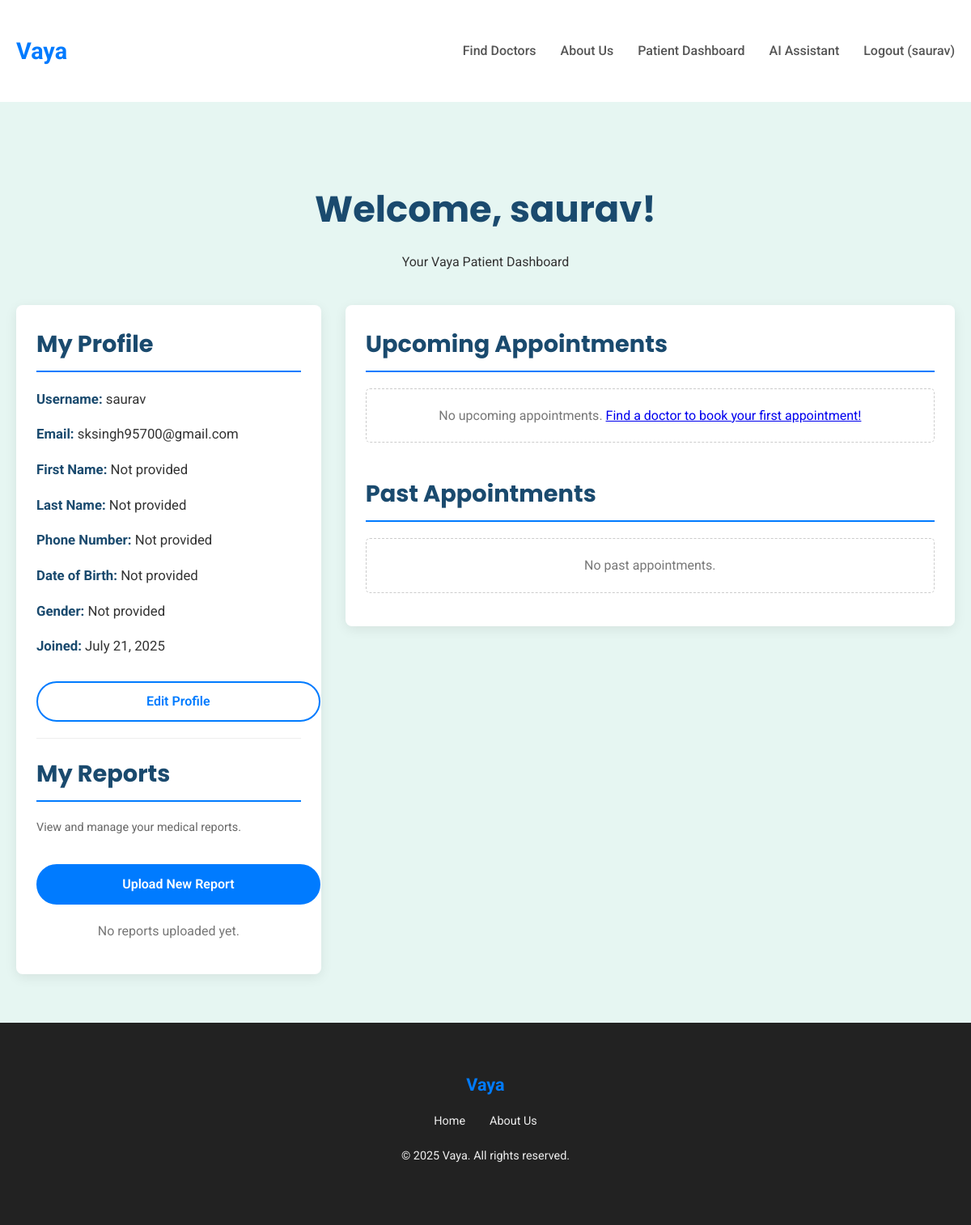
The app's page /accounts/dashboard/ (signed in), older data.
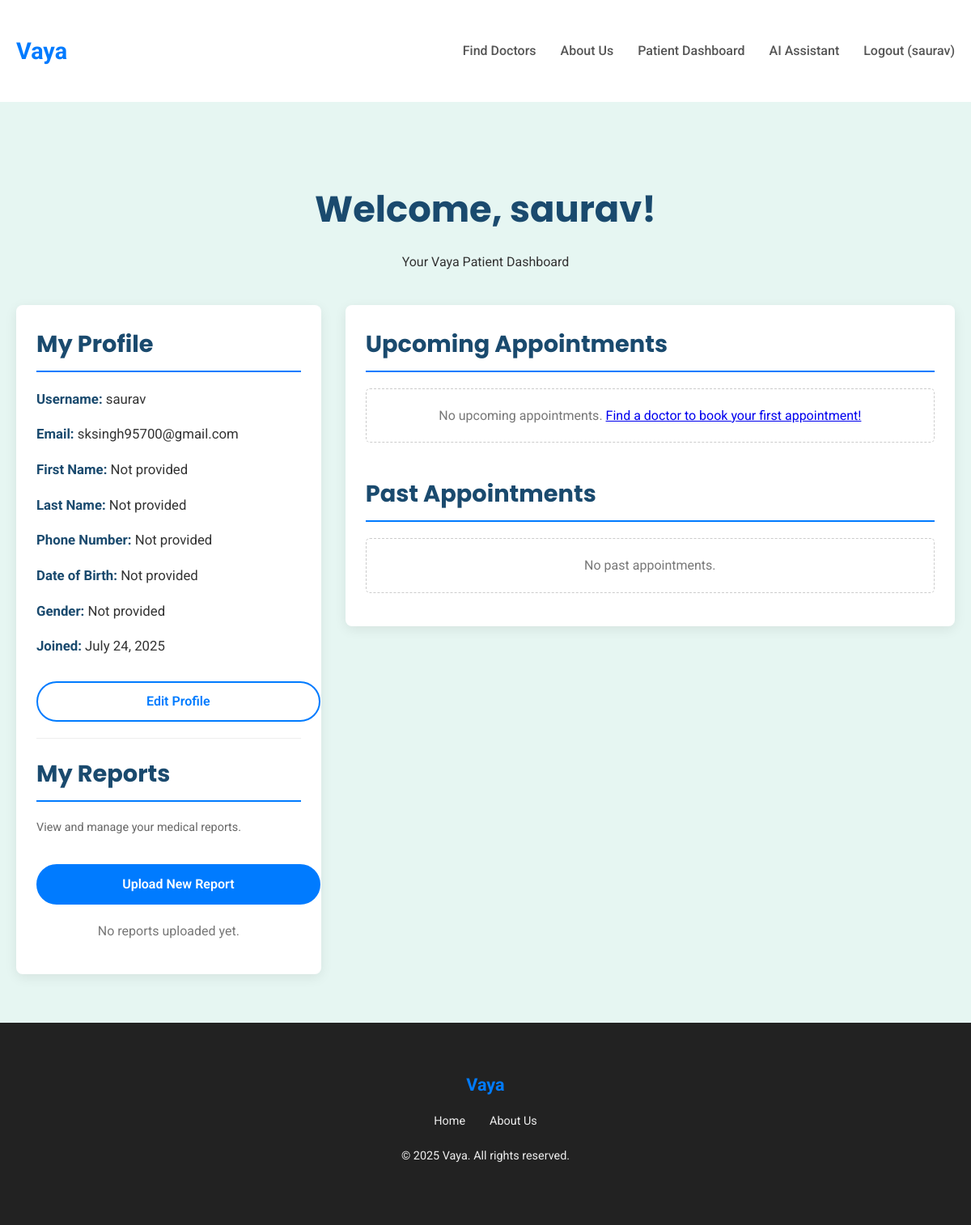
The same page, newer data.
### users/models.py (models this page shows, shortened)
class CustomUser(AbstractUser):
    phone_number = models.CharField(max_length=15, unique=True, blank=True, null=True)
    date_of_birth = models.DateField(blank=True, null=True)
    GENDER_CHOICES = [
        ('M', 'Male'),
        ('F', 'Female'),
        ('O', 'Other'),
        ('P', 'Prefer not to say'),
    ]
    gender = models.CharField(max_length=1, choices=GENDER_CHOICES, blank=True, null=True)
    groups = models.ManyToManyField(
        "auth.Group",
        verbose_name="groups",
        blank=True,
        help_text="The groups this user belongs to. A user will get all permissions granted to each of their groups.",
        related_name="customuser_set",
        related_query_name="customuser",
    )
    user_permissions = models.ManyToManyField(
        "auth.Permission",
        verbose_name="user permissions",
        blank=True,
        help_text="Specific permissions for this user.",
        related_name="customuser_set",
        related_query_name="customuser",
    )

### users/views.py (the view)
# urls.py: path('dashboard/', views.patient_dashboard, name='patient_dashboard'),
@login_required
def patient_dashboard(request):
    user = request.user
    try:
        doctor_profile = Doctor.objects.get(user=user)
        if doctor_profile.is_approved:
            return redirect('doctor_dashboard')
        else:
            messages.warning(request, "Your doctor profile is pending approval. Please wait for an administrator to approve it.")
            return redirect('landing_page')
    except Doctor.DoesNotExist:
        pass # This user is not a doctor, proceed as patient
    upcoming_appointments = Appointment.objects.filter(
        patient=user,
        status__in=['pending', 'confirmed']
    ).order_by('appointment_date', 'appointment_time')
    past_appointments = Appointment.objects.filter(
        patient=user,
        status__in=['completed', 'cancelled']
    ).order_by('-appointment_date', '-appointment_time')
    patient_reports = Report.objects.filter(patient=user).order_by('-uploaded_at')
    context = {
        'user': user,
        'upcoming_appointments': upcoming_appointments,
        'past_appointments': past_appointments,
        'patient_reports': patient_reports, # <--- Ensure this is passed to context
    }
    return render(request, 'users/patient_dashboard.html', context)

### templates/users/patient_dashboard.html (shortened to what the changed rows need)
{% extends 'base.html' %}
{% block content %}
    <section class="dashboard-section">
        <div class="container">
            <div class="dashboard-header">
                <h1>Welcome, {{ user.username }}!</h1>
                <p>Your Vaya Patient Dashboard</p>
            </div>
            <div class="dashboard-content">
                <div class="sidebar">
                    <h2>My Profile</h2>
                    <div class="profile-info">
                        <p><strong>Username:</strong> {{ user.username }}</p>
                        <p><strong>Email:</strong> {{ user.email|default:"Not provided" }}</p>
                        <p><strong>First Name:</strong> {{ user.first_name|default:"Not provided" }}</p>
                        <p><strong>Last Name:</strong> {{ user.last_name|default:"Not provided" }}</p>
                        <p><strong>Phone Number:</strong> {{ user.phone_number|default:"Not provided" }}</p>
                        <p><strong>Date of Birth:</strong> {{ user.date_of_birth|default:"Not provided" }}</p>
                        <p><strong>Gender:</strong> {{ user.get_gender_display|default:"Not provided" }}</p>
                        <p><strong>Joined:</strong> {{ user.date_joined|date:"F d, Y" }}</p>
                        <a href="{% url 'patient_profile_edit' %}" class="btn-secondary">Edit Profile</a>
                    </div>
                    <h2>My Reports</h2>
                </div>
                <div class="main-content">
                    <h2>Upcoming Appointments</h2>
                    <h2 style="margin-top: 40px;">Past Appointments</h2>
                </div>
            </div>
        </div>
    </section>
{% endblock %}

### templates/base.html (shortened to what this page needs)
<!DOCTYPE html>
<html lang="en">
<head>
</head>
<body>
    <header>
        <div class="container navbar">
            <a href="{% url 'landing_page' %}" class="logo">Vaya</a>
            <nav>
                <ul class="nav-links">
                    {% if not user.is_authenticated or not user.doctor_login_profile.is_approved %}
                        <li><a href="{% url 'doctor_list' %}">Find Doctors</a></li>
                    {% endif %}
                    <li><a href="{% url 'about_us' %}">About Us</a></li>
                    {% if user.is_authenticated %}
                        {% if user.doctor_login_profile and user.doctor_login_profile.is_approved %}
                            <li><a href="{% url 'doctor_dashboard' %}">Doctor Dashboard</a></li>
                        {% elif user.doctor_login_profile and not user.doctor_login_profile.is_approved %}
                            <li><a href="{% url 'landing_page' %}">Profile Pending</a></li>
                        {% else %}
                            <li><a href="{% url 'patient_dashboard' %}">Patient Dashboard</a></li>
                            <li><a href="{% url 'symptom_checker' %}">AI Assistant</a></li>
                        {% endif %}
                        <li><a href="{% url 'logout' %}">Logout ({{ user.username }})</a></li>
                    {% else %}
                        <li><a href="{% url 'register_clinic' %}">For Doctors</a></li>
                        <li><a href="{% url 'login' %}">Login</a></li>
                    {% endif %}
                </ul>
            </nav>
        </div>
    </header>
    {% block content %}{% endblock %}
    <footer>
        <div class="container">
            <a href="{% url 'landing_page' %}" class="logo">Vaya</a>
            <ul class="footer-links">
                <li><a href="{% url 'landing_page' %}">Home</a></li>
                <li><a href="{% url 'about_us' %}">About Us</a></li>
            </ul>
            <p>&copy; 2025 Vaya. All rights reserved.</p>
        </div>
    </footer>
</body>
</html>

Row changes from the older to the newer data that the page shows:
changed CustomUser "saurav": date_joined "July 21, 2025" → "July 24, 2025"
